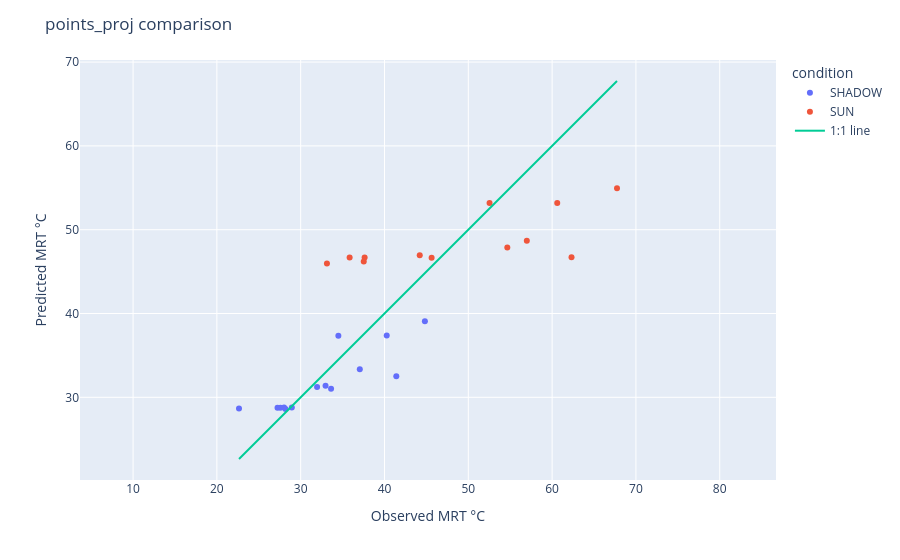

The cell this chart's notebook holds for it:
### Code cell
# Compute 1:1 line range
m = min(obs.min(), pred.min())
M = max(obs.max(), pred.max())

# Scatter
fig = px.scatter(
    points_proj,
    x=obs,
    y=pred,
    color="condition",
    hover_data=["TG", "TA","WIND M/S", "Instrument"],
)

# 1:1 line
fig.add_scatter(
    x=[m, M],
    y=[m, M],
    mode="lines",
    name="1:1 line"
)

fig.update_layout(
    xaxis_title="Observed MRT °C",
    yaxis_title="Predicted MRT °C",
    title="points_proj comparison"
)

fig.update_yaxes(scaleanchor="x", scaleratio=1)

fig.show()

### Figure 1 — Plotly figure (JSON) as saved in the notebook; plotly's stock layout.template omitted (floating-point values rounded to 4 significant figures)
{"data": [{"customdata": [[31.6, 28.7, 2.7, "T2 - TM-188D TENMARS "], [32.6, 29.3, 0, "T1 - Sper Scientific 800036 "], [34.4, 30.7, 0.9, "T2 - TM-188D TENMARS "], [33, 28.9, 1, "T2 - TM-188D TENMARS "], [32.5, 30.4, 0, "T2 - TM-188D TENMARS "], [34.8, 31.9, 0.1, "T1 - Sper Scientific 800036 "], [31.8, 32.3, 0, "T1 - Sper Scientific 800036 "], [32.5, 30.3, 0.4, "T2 - TM-188D TENMARS "], [30, 31.6, 0, "T1 - Sper Scientific 800036 "], [29.3, 31.8, 0, "T1 - Sper Scientific 800036 "], [28.9, 31.9, 0, "T1 - Sper Scientific 800036 "], [33.1, 30.6, 0, "T2 - TM-188D TENMARS "], [29.6, 31, 0, "T1 - Sper Scientific 800036 "], [29.7, 30.9, 0, "T1 - Sper Scientific 800036 "]], "hovertemplate": "condition=SHADOW<br>MRT=%{x}<br>MRT_predicted=%{y}<br>TG=%{customdata[0]}<br>TA=%{customdata[1]}<br>WIND M/S=%{customdata[2]}<br>Instrument=%{customdata[3]}<extra></extra>", "legendgroup": "SHADOW", "marker": {"color": "#636efa", "symbol": "circle"}, "mode": "markers", "name": "SHADOW", "orientation": "v", "showlegend": true, "type": "scatter", "x": [40.27, 34.5, 41.41, 44.82, 37.05, 31.96, 28.94, 32.97, 28.19, 27.58, 27.24, 33.63, 28.01, 22.64], "xaxis": "x", "y": [37.37, 37.35, 32.5, 39.08, 33.36, 31.23, 28.79, 31.37, 28.6, 28.75, 28.75, 31.01, 28.8, 28.67], "yaxis": "y"}, {"customdata": [[38.7, 30.1, 1.6, "T2 - TM-188D TENMARS "], [42.2, 28.9, 0.7, "T1 - Sper Scientific 800036 "], [38, 34.4, 0.2, "T1 - Sper Scientific 800036 "], [40.9, 35, 0.8, "T1 - Sper Scientific 800036 "], [38.6, 30.2, 1.6, "T2 - TM-188D TENMARS "], [42.7, 36.4, 0.3, "T1 - Sper Scientific 800036 "], [39.4, 29.2, 3, "T2 - TM-188D TENMARS "], [39.6, 34.8, 0.8, "T1 - Sper Scientific 800036 "], [46.8, 37.2, 0.7, "T1 - Sper Scientific 800036 "], [41.1, 31.5, 1.7, "T2 - TM-188D TENMARS "], [43.7, 33.5, 0.6, "T2 - TM-188D TENMARS "], [39.4, 30.1, 2.4, "T2 - TM-188D TENMARS "]], "hovertemplate": "condition=SUN<br>MRT=%{x}<br>MRT_predicted=%{y}<br>TG=%{customdata[0]}<br>TA=%{customdata[1]}<br>WIND M/S=%{customdata[2]}<br>Instrument=%{customdata[3]}<extra></extra>", "legendgroup": "SUN", "marker": {"color": "#EF553B", "symbol": "circle"}, "mode": "markers", "name": "SUN", "orientation": "v", "showlegend": true, "type": "scatter", "x": [60.61, 52.53, 33.13, 37.53, 54.65, 37.63, 67.74, 35.84, 44.21, 56.98, 45.62, 62.32], "xaxis": "x", "y": [53.18, 53.2, 45.97, 46.21, 47.88, 46.67, 54.95, 46.69, 46.96, 48.67, 46.66, 46.72], "yaxis": "y"}, {"mode": "lines", "name": "1:1 line", "type": "scatter", "x": [22.64, 67.74], "y": [22.64, 67.74]}], "layout": {"legend": {"title": {"text": "condition"}, "tracegroupgap": 0}, "margin": {"t": 60}, "title": {"text": "points_proj comparison"}, "xaxis": {"anchor": "y", "domain": [0, 1], "title": {"text": "Observed MRT °C"}}, "yaxis": {"anchor": "x", "domain": [0, 1], "scaleanchor": "x", "scaleratio": 1, "title": {"text": "Predicted MRT °C"}}}}
